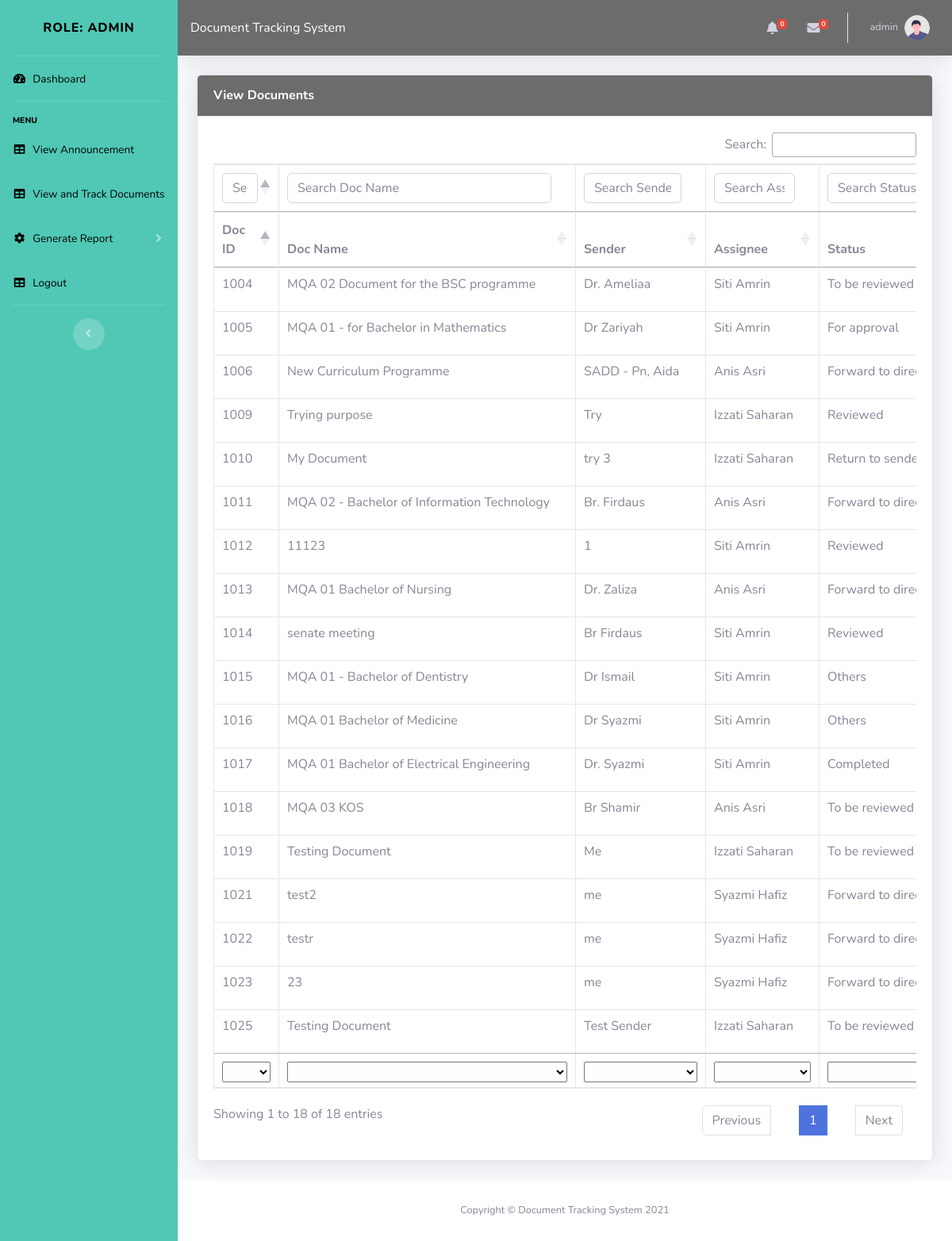
Screenshot of /user/director/indexmain.php (signed in) with the database file from the repository.
### tables this page shows
CREATE TABLE `documents` (
  `id` int(11) NOT NULL,
  `doc_name` varchar(255) NOT NULL,
  `doc_sender` varchar(255) NOT NULL,
  `doc_responsibility` varchar(255) DEFAULT NULL,
  `doc_kulliyah` varchar(255) NOT NULL,
  `doc_description` varchar(255) DEFAULT NULL,
  `doc_receive` datetime NOT NULL,
  `doc_due` datetime NOT NULL,
  `doc_location` varchar(255) NOT NULL,
  `doc_attention` varchar(255) NOT NULL,
  `doc_characteristic` varchar(255) DEFAULT NULL,
  `doc_status` varchar(255) DEFAULT NULL,
  `doc_comment` varchar(255) DEFAULT NULL,
  `owner` varchar(255) DEFAULT NULL
);

### user/director/indexmain.php (the view, shortened to what this page needs)
<?php
    include 'settings.php';
    $name = $_SESSION['name'];
    $query = "SELECT doc_status FROM documents where (doc_responsibility='$name') AND (doc_status='Pending')";
    $result = mysqli_query($conn,$query);
    $row = mysqli_num_rows($result);
    $count = 0;
?>
<!DOCTYPE html>
<html lang="en">
<head>
    <link href="vendor/fontawesome-free/css/all.min.css" rel="stylesheet" type="text/css">
    <link href="css/sb-admin-2.min.css" rel="stylesheet">
    <link rel="stylesheet" type="text/css" href="https://cdn.datatables.net/1.10.22/css/jquery.dataTables.min.css">
    <link rel="stylesheet" type="text/css" href="https://cdn.datatables.net/buttons/1.6.5/css/buttons.dataTables.min.css">
    <link href="vendor/datatables/dataTables.bootstrap4.min.css" rel="stylesheet">
    <link rel="stylesheet" type="text/css" href="https://cdn.datatables.net/responsive/2.2.6/css/responsive.dataTables.min.css">
    <link rel="stylesheet" type="text/css" href="https://cdn.datatables.net/1.10.22/css/dataTables.bootstrap4.min.css">
    <link rel="stylesheet" type="text/css" href="https://cdn.datatables.net/buttons/1.6.5/css/buttons.bootstrap4.min.css">
</head>
<body id="page-top">
    <div id="wrapper">
        <ul class="navbar-nav bg-gradient-primary sidebar sidebar-dark accordion uia" id="accordionSidebar">
            <a class="sidebar-brand d-flex align-items-center justify-content-center" href="index.php">
                <div class="sidebar-brand-text mx-3 uia">Role: <?php echo $_SESSION['role_name']?></div>
            </a>
            <hr class="sidebar-divider my-0">
            <li class="nav-item">
                <a class="nav-link" href="index.php">
                    <i class="fas fa-fw fa-tachometer-alt" style="color:black"></i>
                    <span style="color:black">Dashboard</span></a>
            </li>
            <hr class="sidebar-divider">
            <div class="sidebar-heading" style="color:black">
                Menu
            </div>
            <li class="nav-item">
                <a class="nav-link" href="announcement.php">
                    <i class="fas fa-fw fa-table" style="color:black"></i>
                    <span style="color:black">View Announcement</span></a>
            </li>
            <li class="nav-item">
                <a class="nav-link" href="indexmain.php">
                    <i class="fas fa-fw fa-table" style="color:black"></i>
                    <span style="color:black">View and Track Documents</span></a>
            </li>
            <li class="nav-item">
                <a class="nav-link collapsed" href="#" data-toggle="collapse" data-target="#collapseTwo"
                    aria-expanded="true" aria-controls="collapseTwo">
                    <i class="fas fa-fw fa-cog" style="color:black"></i>
                    <span style="color:black">Generate Report</span>
                </a>
            </li>
            <li class="nav-item">
                <a class="nav-link" href="../../includes/logout.php">
                    <i class="fas fa-fw fa-table" style="color:black"></i>
                    <span style="color:black">Logout</span></a>
            </li>
            <hr class="sidebar-divider d-none d-md-block">
            <div class="text-center d-none d-md-inline">
                <button class="rounded-circle border-0" id="sidebarToggle"></button>
            </div>
        </ul>
        <div id="content-wrapper" class="d-flex flex-column">
            <div id="content">
                <nav class="navbar navbar-expand navbar-light black topbar mb-4 static-top shadow">
                    <div>
                      Document Tracking System
                    </div>
                    <ul class="navbar-nav ml-auto black">
                        <li class="nav-item dropdown no-arrow mx-1">
                            <a class="nav-link dropdown-toggle" href="#" id="alertsDropdown" role="button"
                                data-toggle="dropdown" aria-haspopup="true" aria-expanded="false">
                                <i class="fas fa-bell fa-fw"></i>
                                <span class="badge badge-danger badge-counter"><?php echo $row?></span>
                            </a>
                        </li>
                        <li class="nav-item dropdown no-arrow mx-1">
                            <a class="nav-link dropdown-toggle" href="#" id="messagesDropdown" role="button"
                                data-toggle="dropdown" aria-haspopup="true" aria-expanded="false">
                                <i class="fas fa-envelope fa-fw"></i>
                                <span class="badge badge-danger badge-counter"><?php echo $count ?></span>
                            </a>
                        </li>
                        <li class="nav-item dropdown no-arrow">
                            <a class="nav-link dropdown-toggle" href="#" id="userDropdown" role="button"
                                data-toggle="dropdown" aria-haspopup="true" aria-expanded="false">
                                <span class="mr-2 d-none d-lg-inline text-white-600 small"><?php echo $_SESSION['name']?></span>
                                <img class="img-profile rounded-circle"
                                    src="img/undraw_profile.svg">
                            </a>
                        </li>
                    </ul>
                </nav>
                <div class="container-fluid" id="container-fluid">
                    <div class="card shadow mb-4">
                        <div class="card-header py-3 black">
                            <div>
                                <h6 class="m-0 font-weight-bold text-white float-left">View Documents</h6>
                            </div>
                        </div>
                        <div class="card-body">
                            <div class="table-responsive">
                                <table class="table table-bordered hover" id="dataTable" width="100%" cellspacing="0">
                                    <thead>
                                        <tr>
                                            <th>Doc ID</th>
                                            <th>Doc Name</th>
                                            <th>Sender</th>
                                            <th>Assignee</th>
                                            <th>Status</th>
                                        </tr>
                                    </thead>
                                    <tfoot>
                                        <tr>
                                            <th>Doc ID</th>
                                            <th>Doc Name</th>
                                            <th>Sender</th>
                                            <th>Assignee</th>
                                            <th>Status</th>
                                        </tr>
                                    </tfoot>
                                    <tbody>
                                        <?php
                                            include "C:\\xampp\htdocs\DTS2\includes\connect.php";
                                            $query = "SELECT * FROM documents";
                                            $result = mysqli_query($conn,$query);
                                            while ($row = mysqli_fetch_array($result)) {
                                                echo "<tr>";
                                                echo "<form method='post' target='_blank' action='track.php'>";
                                                echo "<td name=doc_id>" . $row['id'] . "</td>";
                                                echo "<td name='doc_name'>" . $row['doc_name'] . "</td>";
                                                echo "<td name='doc_sender'>" . $row['doc_sender'] . "</td>";
                                                echo "<td>". $row['doc_responsibility'] ."</td>";
                                                echo "<td>". $row['doc_comment'] ."</td>";
                                                echo "</form>";
                                                echo "</tr>";
                                            }
                                        ?>
                                    </tbody>
                                </table>
                            </div>
                        </div>
                    </div>
                </div>
            </div>
            <footer class="sticky-footer bg-white">
                <div class="container my-auto">
                    <div class="copyright text-center my-auto">
                        <span>Copyright &copy; Document Tracking System 2021</span>
                    </div>
                </div>
            </footer>
        </div>
    </div>
</body>
</html>

### user/director/indexmain.php (style rules this page uses)
.uia { background: #50C8B5; color: black; }
.black { background: #6C6C6C; color: white; }

### rows the page displays
documents: id "1004", doc_name "MQA 02 Document for the BSC programme", doc_sender "Dr. Ameliaa", doc_responsibility "Siti Amrin", doc_comment "To be reviewed"
documents: id "1005", doc_name "MQA 01 - for Bachelor in Mathematics", doc_sender "Dr Zariyah", doc_responsibility "Siti Amrin", doc_comment "For approval"
documents: id "1006", doc_name "New Curriculum Programme", doc_sender "SADD - Pn, Aida", doc_responsibility "Anis Asri", doc_comment "Forward to…"
documents: id "1009", doc_name "Trying purpose", doc_sender "Try", doc_responsibility "Izzati Saharan", doc_comment "Reviewed"
documents: id "1010", doc_name "My Document", doc_sender "try 3", doc_responsibility "Izzati Saharan", doc_comment "Return to…"
documents: id "1011", doc_name "MQA 02 - Bachelor of Information Technology", doc_sender "Br. Firdaus", doc_responsibility "Anis Asri", doc_comment "Forward to…"
documents: id "1012", doc_name "11123", doc_sender "1", doc_responsibility "Siti Amrin", doc_comment "Reviewed"
documents: id "1013", doc_name "MQA 01 Bachelor of Nursing", doc_sender "Dr. Zaliza", doc_responsibility "Anis Asri", doc_comment "Forward to…"
documents: id "1014", doc_name "senate meeting", doc_sender "Br Firdaus", doc_responsibility "Siti Amrin", doc_comment "Reviewed"
documents: id "1015", doc_name "MQA 01 - Bachelor of Dentistry", doc_sender "Dr Ismail", doc_responsibility "Siti Amrin", doc_comment "Others"
documents: id "1016", doc_name "MQA 01 Bachelor of Medicine", doc_sender "Dr Syazmi", doc_responsibility "Siti Amrin", doc_comment "Others"
documents: id "1017", doc_name "MQA 01 Bachelor of Electrical Engineering", doc_sender "Dr. Syazmi", doc_responsibility "Siti Amrin", doc_comment "Completed"
documents: id "1018", doc_name "MQA 03 KOS", doc_sender "Br Shamir", doc_responsibility "Anis Asri", doc_comment "To be reviewed"
documents: id "1019", doc_name "Testing Document", doc_sender "Me", doc_responsibility "Izzati Saharan", doc_comment "To be reviewed"
documents: id "1021", doc_name "test2", doc_sender "me", doc_responsibility "Syazmi Hafiz", doc_comment "Forward to…"
documents: id "1022", doc_name "testr", doc_sender "me", doc_responsibility "Syazmi Hafiz", doc_comment "Forward to…"
documents: id "1023", doc_name "23", doc_sender "me", doc_responsibility "Syazmi Hafiz", doc_comment "Forward to…"
documents: id "1025", doc_name "Testing Document", doc_sender "Test Sender", doc_responsibility "Izzati Saharan", doc_comment "To be reviewed"

### other values shown
$_SESSION['role_name'] "ADMIN"
$row "0"
$count "0"
$_SESSION['name'] "admin"
